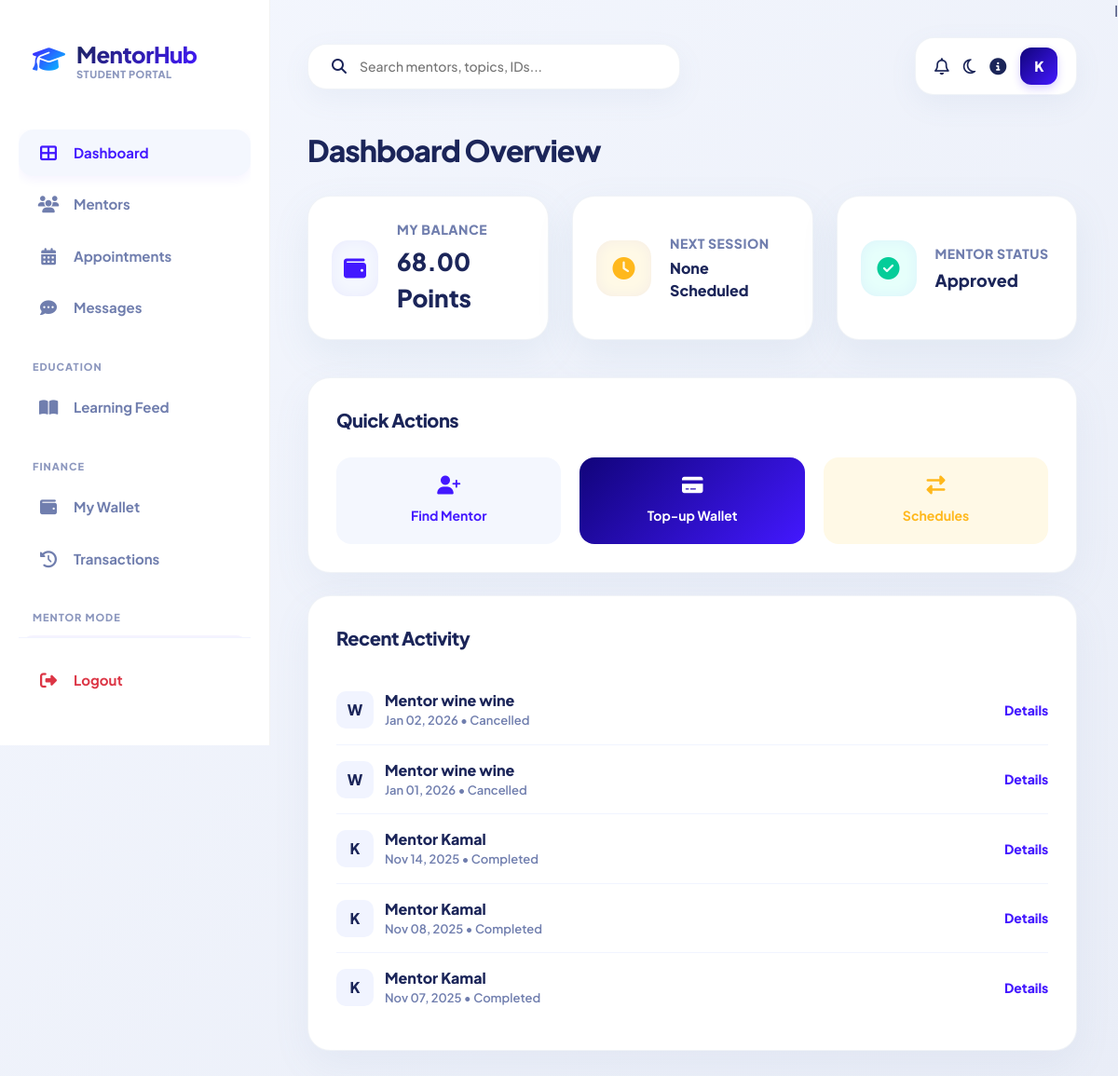
Screenshot of /student/index.php (signed in) with the database file from the repository.
### tables this page shows
CREATE TABLE `users` (
  `id` int(11) NOT NULL,
  `name` varchar(100) NOT NULL,
  `email` varchar(150) NOT NULL,
  `password` varchar(255) NOT NULL,
  `created_by_admin` int(11) DEFAULT NULL,
  `role` enum('admin','student','mentor') DEFAULT 'student',
  `status` enum('active','suspended') DEFAULT 'active',
  `created_by` int(11) DEFAULT NULL,
  `mentor_id` int(11) DEFAULT NULL,
  `is_mentor` tinyint(1) DEFAULT 0,
  `created_at` datetime DEFAULT current_timestamp(),
  `balance` decimal(10,2) NOT NULL DEFAULT 0.00,
  `mentor_status` varchar(20) DEFAULT 'none',
  `hourly_rate` decimal(10,2) DEFAULT 10.00,
  `is_volunteer` tinyint(1) DEFAULT 0,
  `admin_id` int(11) DEFAULT NULL,
  `education` text DEFAULT NULL,
  `expertise` text DEFAULT NULL,
  `bio` text DEFAULT NULL,
  `mentor_documents` text DEFAULT NULL,
  `profile_photo` varchar(255) DEFAULT NULL,
  `last_seen` datetime DEFAULT NULL,
  `qr_code` varchar(255) DEFAULT NULL,
  `teaching_balance` decimal(10,2) DEFAULT 0.00
);

CREATE TABLE `appointments` (
  `id` int(11) NOT NULL,
  `student_id` int(11) DEFAULT NULL,
  `mentor_id` int(11) DEFAULT NULL,
  `scheduled_at` datetime DEFAULT NULL,
  `points` decimal(10,2) DEFAULT 0.00,
  `duration_minutes` int(11) DEFAULT NULL,
  `status` enum('pending','paid','accepted','rejected','completed','cancelled') DEFAULT 'pending',
  `price` decimal(10,2) DEFAULT NULL,
  `created_at` datetime DEFAULT current_timestamp(),
  `mentor_paid` tinyint(1) DEFAULT 0,
  `room_id` varchar(100) DEFAULT NULL
);

### public/student/index.php (the view, shortened to what this page needs)
<?php
require_once '../../includes/db.php';
$user_id = $_SESSION['user_id'];
$stmt = $pdo->prepare("SELECT name, balance, mentor_status FROM users WHERE id = ?");
$stmt->execute([$user_id]);
$user = $stmt->fetch(PDO::FETCH_ASSOC);
$user_name = $user['name'];
$wallet = $user['balance'];
$mentor_status = $user['mentor_status'];
$stmt = $pdo->prepare("
    SELECT a.*, u.name as mentor_name
    FROM appointments a
    JOIN users u ON a.mentor_id = u.id
    WHERE a.student_id = ? AND a.status = 'accepted' AND a.scheduled_at > NOW()
    ORDER BY a.scheduled_at ASC
    LIMIT 1
");
$stmt->execute([$user_id]);
$next_session = $stmt->fetch(PDO::FETCH_ASSOC);
$stmt = $pdo->prepare("
    SELECT a.*, u.name as mentor_name, r.rating as user_rating
    FROM appointments a
    JOIN users u ON a.mentor_id = u.id
    LEFT JOIN ratings r ON a.id = r.appointment_id AND r.student_id = ?
    WHERE a.student_id = ? AND (a.status = 'completed' OR a.scheduled_at < NOW())
    ORDER BY a.scheduled_at DESC
    LIMIT 5
");
$stmt->execute([$user_id, $user_id]);
$recent_sessions = $stmt->fetchAll(PDO::FETCH_ASSOC);
?>
<!DOCTYPE html>
<html lang="en">
<head>
    <link href="https://cdn.jsdelivr.net/npm/bootstrap@5.3.0/dist/css/bootstrap.min.css" rel="stylesheet">
    <link rel="stylesheet" href="https://cdnjs.cloudflare.com/ajax/libs/font-awesome/6.4.0/css/all.min.css">
</head>
<body>
    <div class="sidebar">
        <a href="index.php" class="brand-logo">
            <i class="fas fa-graduation-cap"></i>
            <div>
                <div class="brand-title">MentorHub</div>
                <div
                    style="font-size: 11px; color: var(--text-muted); font-weight: 800; margin-top: -4px; text-transform: uppercase; letter-spacing: 0.5px; opacity: 0.8;">
                    Student Portal</div>
            </div>
        </a>
        <div class="nav-menu">
            <a href="index.php" class="nav-item active">
                <i class="fas fa-th-large"></i> Dashboard
            </a>
            <a href="find_mentor.php" class="nav-item">
                <i class="fas fa-users"></i> Mentors
            </a>
            <a href="my_appointments.php" class="nav-item">
                <i class="fas fa-calendar-alt"></i> Appointments
            </a>
            <a href="chat.php" class="nav-item">
                <i class="fas fa-comment-dots"></i> Messages
            </a>
            <div class="section-label">Education</div>
            <a href="learn.php" class="nav-item">
                <i class="fas fa-book-open"></i> Learning Feed
            </a>
            <div class="section-label">Finance</div>
            <a href="wallet.php" class="nav-item">
                <i class="fas fa-wallet"></i> My Wallet
            </a>
            <a href="wallet.php?tab=history" class="nav-item">
                <i class="fas fa-history"></i> Transactions
            </a>
            <?php if ($mentor_status === 'approved'): ?>
                <div class="section-label">Mentor Mode</div>
                <a href="../mentor/index.php" class="nav-item"
                    style="color: var(--primary-blue); background: rgba(67, 24, 255, 0.05);">
                </a>
            <?php endif; ?>
        </div>
        <div class="sidebar-footer">
            <a href="../logout.php" class="nav-item text-danger">
                <i class="fas fa-sign-out-alt"></i> Logout
            </a>
        </div>
    </div>
    <div class="main-content">
        <div class="topbar">
            <div class="search-box">
                <i class="fas fa-search"></i>
                <input type="text" placeholder="Search mentors, topics, IDs...">
            </div>
            <div class="top-icons">
                <i class="far fa-bell icon-btn"></i>
                <i class="far fa-moon icon-btn"></i>
                <i class="fas fa-info-circle icon-btn"></i>
                <div class="user-avatar">
                    <?= substr($user_name, 0, 1) ?>
                </div>
            </div>
        </div>
        <div class="page-header">
            <h1>Dashboard Overview</h1>
        </div>
        <div class="stats-grid">
            <div class="premium-card">
                <div class="card-icon">
                    <i class="fas fa-wallet"></i>
                </div>
                <div class="card-info">
                    <div class="label">My Balance</div>
                    <div class="value"><?= number_format($wallet, 2) ?> Points</div>
                </div>
            </div>
            <div class="premium-card">
                <div class="card-icon yellow">
                    <i class="fas fa-clock"></i>
                </div>
                <div class="card-info">
                    <div class="label">Next Session</div>
                    <div class="value" style="font-size: 16px;">
                        <?php if ($next_session): ?>
                            <?= date('M d, g:i A', strtotime($next_session['scheduled_at'])) ?>
                        <?php else: ?>
                            None Scheduled
                        <?php endif; ?>
                    </div>
                </div>
            </div>
            <div class="premium-card">
                <div class="card-icon green">
                    <i class="fas fa-check-circle"></i>
                </div>
                <div class="card-info">
                    <div class="label">Mentor Status</div>
                    <div class="value" style="font-size: 18px; text-transform: capitalize;">
                        <?= $mentor_status ?: 'Student' ?>
                    </div>
                </div>
            </div>
        </div>
        <div class="bottom-grid">
            <div class="left-col">
                <div class="panel mb-4">
                    <div class="panel-title">Quick Actions</div>
                    <div class="quick-actions-grid">
                        <a href="find_mentor.php" class="action-card action-blue">
                            <i class="fas fa-user-plus"></i>
                            Find Mentor
                        </a>
                        <a href="wallet.php" class="action-card action-purple">
                            <i class="fas fa-credit-card"></i>
                            Top-up Wallet
                        </a>
                        <a href="my_appointments.php" class="action-card action-yellow">
                            <i class="fas fa-exchange-alt"></i>
                            Schedules
                        </a>
                    </div>
                </div>
                <div class="panel">
                    <div class="panel-title">Recent Activity</div>
                    <div class="session-list">
                        <?php foreach ($recent_sessions as $session): ?>
                            <div class="session-item">
                                <div class="session-user">
                                    <div class="session-avatar">
                                        <?= strtoupper(substr($session['mentor_name'], 0, 1)) ?>
                                    </div>
                                    <div class="session-details">
                                        <p class="name">Mentor <?= htmlspecialchars($session['mentor_name']) ?></p>
                                        <p class="meta"><?= date('M d, Y', strtotime($session['scheduled_at'])) ?> •
                                            <?= ucfirst($session['status']) ?>
                                        </p>
                                    </div>
                                </div>
                                <a href="my_appointments.php" class="btn-view">Details</a>
                            </div>
                        <?php endforeach; ?>
                    </div>
                </div>
            </div>
        </div>
    </div>
</body>
</html>

### rows the page displays
users: name "K", balance "68.00", mentor_status "Approved"
appointments: mentor.name "W", mentor.name "wine wine", scheduled_at "Jan 02, 2026", status "Cancelled"
appointments: mentor.name "W", mentor.name "wine wine", scheduled_at "Jan 01, 2026", status "Cancelled"
appointments: student.name "K", student.name "Kamal", scheduled_at "Nov 14, 2025", status "Completed"
appointments: student.name "K", student.name "Kamal", scheduled_at "Nov 08, 2025", status "Completed"
appointments: student.name "K", student.name "Kamal", scheduled_at "Nov 07, 2025", status "Completed"
